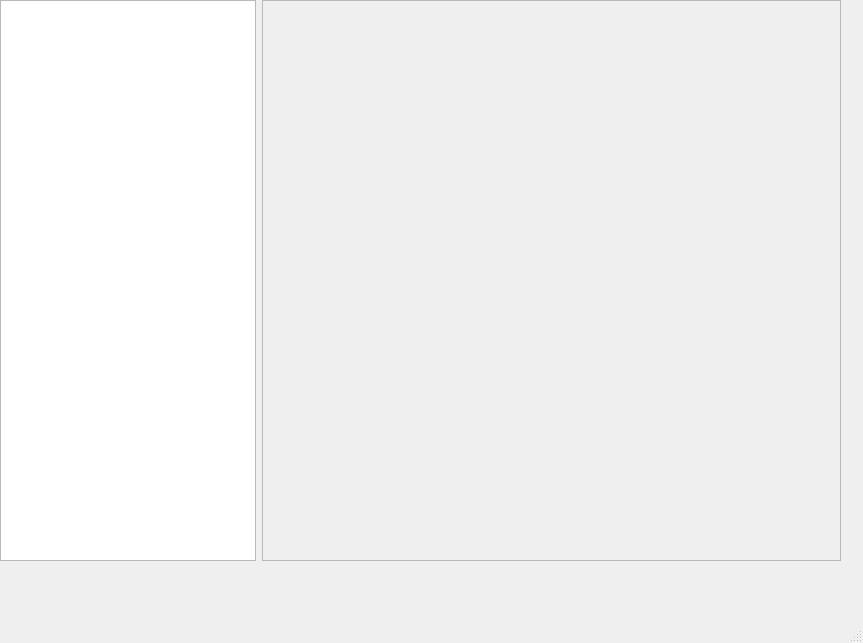
<?xml version="1.0" encoding="UTF-8"?>
<ui version="4.0">
 <class>odriveMainWindow</class>
 <widget class="QMainWindow" name="odriveMainWindow">
  <property name="geometry">
   <rect>
    <x>0</x>
    <y>0</y>
    <width>863</width>
    <height>643</height>
   </rect>
  </property>
  <property name="windowTitle">
   <string>MainWindow</string>
  </property>
  <widget class="QWidget" name="centralwidget">
   <widget class="QWidget" name="gridLayoutWidget">
    <property name="geometry">
     <rect>
      <x>0</x>
      <y>0</y>
      <width>841</width>
      <height>581</height>
     </rect>
    </property>
    <layout class="QGridLayout" name="gridLayout">
     <item row="1" column="1">
      <spacer name="horizontalSpacer_2">
       <property name="orientation">
        <enum>Qt::Horizontal</enum>
       </property>
       <property name="sizeHint" stdset="0">
        <size>
         <width>40</width>
         <height>20</height>
        </size>
       </property>
      </spacer>
     </item>
     <item row="1" column="2">
      <spacer name="horizontalSpacer_3">
       <property name="orientation">
        <enum>Qt::Horizontal</enum>
       </property>
       <property name="sizeHint" stdset="0">
        <size>
         <width>40</width>
         <height>20</height>
        </size>
       </property>
      </spacer>
     </item>
     <item row="0" column="0">
      <widget class="QTreeView" name="treeView">
       <property name="enabled">
        <bool>true</bool>
       </property>
       <property name="editTriggers">
        <set>QAbstractItemView::NoEditTriggers</set>
       </property>
      </widget>
     </item>
     <item row="1" column="0">
      <spacer name="horizontalSpacer">
       <property name="orientation">
        <enum>Qt::Horizontal</enum>
       </property>
       <property name="sizeHint" stdset="0">
        <size>
         <width>40</width>
         <height>20</height>
        </size>
       </property>
      </spacer>
     </item>
     <item row="1" column="3">
      <spacer name="horizontalSpacer_4">
       <property name="orientation">
        <enum>Qt::Horizontal</enum>
       </property>
       <property name="sizeHint" stdset="0">
        <size>
         <width>40</width>
         <height>20</height>
        </size>
       </property>
      </spacer>
     </item>
     <item row="0" column="1" colspan="3">
      <widget class="QScrollArea" name="scrollArea">
       <property name="widgetResizable">
        <bool>true</bool>
       </property>
       <widget class="QWidget" name="scrollAreaWidgetContents">
        <property name="geometry">
         <rect>
          <x>0</x>
          <y>0</y>
          <width>575</width>
          <height>551</height>
         </rect>
        </property>
       </widget>
      </widget>
     </item>
    </layout>
   </widget>
  </widget>
  <widget class="QMenuBar" name="menubar">
   <property name="geometry">
    <rect>
     <x>0</x>
     <y>0</y>
     <width>863</width>
     <height>22</height>
    </rect>
   </property>
  </widget>
  <widget class="QStatusBar" name="statusbar"/>
 </widget>
 <resources/>
 <connections>
  <connection>
   <sender>treeView</sender>
   <signal>pressed(QModelIndex)</signal>
   <receiver>odriveMainWindow</receiver>
   <slot>update()</slot>
   <hints>
    <hint type="sourcelabel">
     <x>196</x>
     <y>282</y>
    </hint>
    <hint type="destinationlabel">
     <x>399</x>
     <y>299</y>
    </hint>
   </hints>
  </connection>
 </connections>
</ui>
